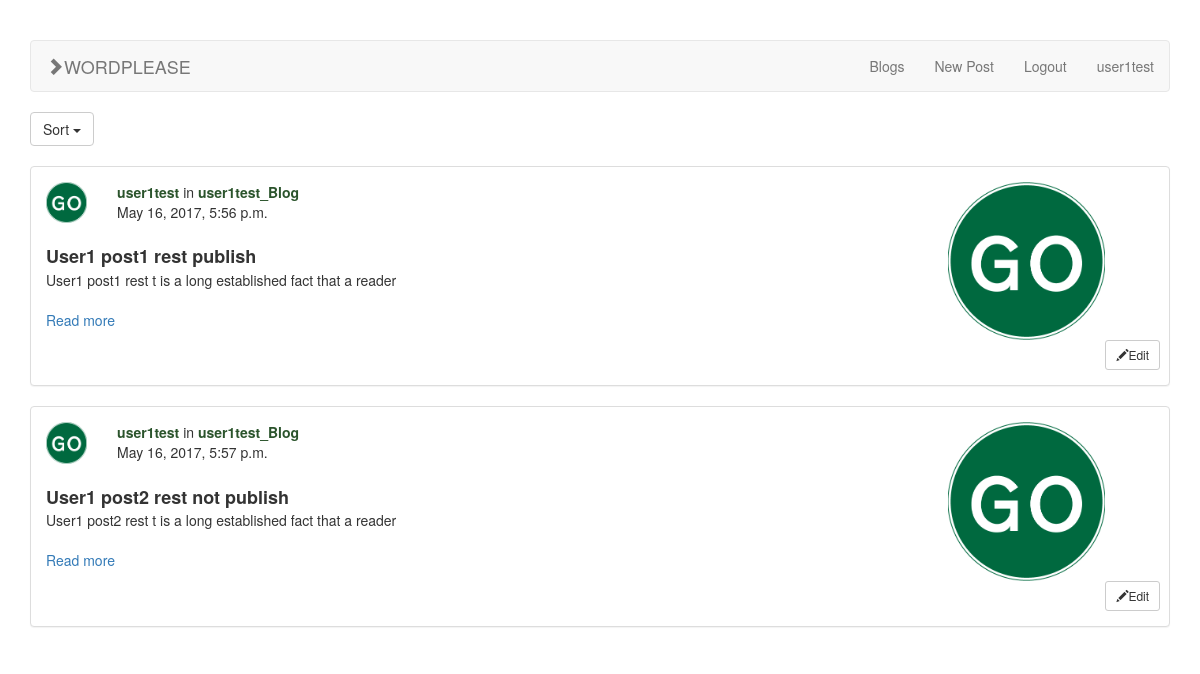
/blog/user1test/posts (signed in), run on the app's committed database.
### blogs/models.py (models this page shows, shortened)
class Post(models.Model):
    title = models.CharField(max_length=100)
    slug = models.SlugField(max_length=100, unique=True)
    body = models.TextField()
    picture = models.ImageField(null=True, blank=True)
    is_published = models.BooleanField(default=True)
    summary = models.TextField()
    posted_at = models.DateTimeField(auto_now_add=True)
    hidden = models.BooleanField(default=False)
    blog = models.ForeignKey(Blog, related_name='post')
    category = models.ManyToManyField(Category)

class Blog(models.Model):
    title = models.CharField(max_length=100)
    author = models.OneToOneField(User, related_name='blog')
    created_at = models.DateField(auto_now_add=True)
    slug = models.SlugField(max_length=100, unique=True)

### blogs/blog_views.py (the view)
# urls.py: url(r'^blog/(?P<username>[^/]+)/posts$', BlogPostListView.as_view(), name='blog-post-details'),
class BlogPostListView(APIView):
    renderer_classes = [TemplateHTMLRenderer]
    template_name = 'post_list.html'
    serializer_class = PostSerializer
    authentication_classes = (SessionAuthentication, BasicAuthentication)
    def get(self, request, username, format=None):
        categories = utils.get_all_visible_categories()
        cat_slug = request.GET.get('cat', None)
        sort = request.GET.get('sort', None)
        auth = request.user.is_authenticated()
        posts = Post.objects.filter(blog__author__username=username)
        if request.user.username != username:
            posts = Post.objects.filter(is_published=True, blog__author__username=username)
        if cat_slug:
            posts = posts.filter(category__slug=cat_slug)
        if sort:
            posts = posts.order_by(sort)
        if not auth:
            posts = posts.filter(is_published=True)
        return Response({'posts': posts, 'user': auth, 'categories': categories, 'selected_cat': cat_slug,
                         'logged_in_user': request.user, 'blog': True})

### blogs/utils.py (called while the page is built)
def get_all_visible_categories():
    return Category.objects.filter(hidden=False)

### blogs/templates/post_list.html (shortened to what this page needs)
{% extends 'base.html' %}
{% load static %}
{% block content %}
    <div class="dropdown">
        <button class="btn btn-default dropdown-toggle" type="button" data-toggle="dropdown">Sort
            <span class="caret"></span></button>
    </div>
    <br>
    {% for post in posts %}
        <div class="panel panel-default">
            <div class="panel-body">
                <div class="row">
                    <div class="col-md-9 col-sm-9 col-xs-9">
                        <div class="row">
                            <div class="col-md-1 col-sm-1 col-xs-11">
                                <img style="width: 100%;display: block;" src="{% static "go.gif" %}">
                            </div>
                            <div class="col-md-11 col-sm-11 col-xs-11">
                                <span style="color: #2b542c"><b>{{ post.blog.author }}</b></span> in <span
                                    style="color: #2b542c"><b>{{ post.blog.title }}</b></span><br>
                                <span>{{ post.posted_at }} </span>
                            </div>
                        </div>
                        <br>
                        <span style="font-size: 18px;"><b>{{ post.title }}</b></span>
                        <br>
                        <span>{{ post.summary }}
                        </span><br>
                        <br>
                        <a href="{% url 'post-details' slug=post.slug %}">Read more</a>
                    </div>
                    <div class="col-md-3 col-sm-3 col-xs-3">
                        <div class="col-md-12 col-sm-12 col-xs-12">
                            <img style="width: 70%;display: block;margin: 0 auto;"
                                 src=" {% if post.picture %} {{ post.picture.url }} {% else %}{% static "go.gif" %}{% endif %}">
                        </div>
                        {% if user %}
                            {% if logged_in_user.is_superuser or logged_in_user == post.blog.author %}
                                <div class="col-md-9 col-sm-9 col-xs-9"></div>
                                <div class="col-md-3 col-sm-3 col-xs-3">
                                    <a href="{% url 'update-post' slug=post.slug %}" class="btn btn-default btn-sm">
                                        <span class="glyphicon glyphicon-pencil"></span>Edit
                                    </a>
                                </div>
                            {% endif %}
                        {% endif %}
                    </div>
                </div>
            </div>
        </div>
    {% endfor %}
{% endblock %}

### blogs/templates/base.html (shortened to what this page needs)
<!DOCTYPE html>
{% load static %}
<html lang="en">
<head>
    <link href='{% static "bootstrap/css/bootstrap.min.css" %}' rel="stylesheet">
    <link href='{% static "default.css" %}' rel="stylesheet">
</head>
<body>
<br>
<br>
<div class="container">
    <nav class="navbar navbar-default">
        <div class="container-fluid">
            <div class="navbar-header">
                <a class="navbar-brand" href="{% url 'post_list' %}"><span
                        class="glyphicon glyphicon-chevron-right"></span>WORDPLEASE</a>
            </div>
            <ul class="nav navbar-nav navbar-right">
                <li><a href="{% url 'blog-list' %}">Blogs</a></li>
                {% if user %}
                    <li>
                        <a href="{% url 'add_post' %}">New Post</a>
                    </li>
                    <li>
                        <a href="{% url 'logout' %}">Logout</a>
                    </li>
                    <li>
                        <a href="{% url 'blog-post-details' username=logged_in_user.username %}">{{ logged_in_user.username }}
                        </a>
                    </li>
                {% endif %}
            </ul>
        </div>
    </nav>
    <div class="row">
        <div class="col-sm-12">
            {% block content %}{% endblock %}
        </div>
    </div>
</div>
</body>
</html>

### data on the page
Post: blog.author "user1test", blog "user1test_Blog", posted_at "May 16, 2017, 5:56 p.m.", title "User1 post1 rest publish", summary "User1 post1 rest t is a long established fact that a reader", shows "Edit"
Post: blog.author "user1test", blog "user1test_Blog", posted_at "May 16, 2017, 5:57 p.m.", title "User1 post2 rest not publish", summary "User1 post2 rest t is a long established fact that a reader", shows "Edit"

### other printed values
{{ logged_in_user.username }} "user1test"
